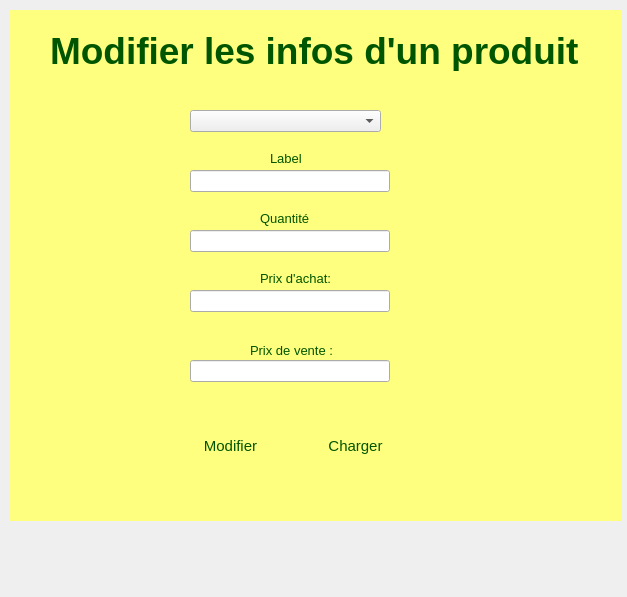
<?xml version="1.0" encoding="UTF-8"?>
<ui version="4.0">
 <class>Modifier</class>
 <widget class="QDialog" name="Modifier">
  <property name="geometry">
   <rect>
    <x>0</x>
    <y>0</y>
    <width>627</width>
    <height>597</height>
   </rect>
  </property>
  <property name="font">
   <font>
    <pointsize>10</pointsize>
   </font>
  </property>
  <property name="windowTitle">
   <string>Dialog</string>
  </property>
  <widget class="QWidget" name="widget" native="true">
   <property name="geometry">
    <rect>
     <x>10</x>
     <y>10</y>
     <width>611</width>
     <height>581</height>
    </rect>
   </property>
   <widget class="QLabel" name="label">
    <property name="geometry">
     <rect>
      <x>0</x>
      <y>0</y>
      <width>611</width>
      <height>511</height>
     </rect>
    </property>
    <property name="styleSheet">
     <string notr="true">background-color: rgb(255, 255, 127);</string>
    </property>
    <property name="text">
     <string/>
    </property>
   </widget>
   <widget class="QLabel" name="label_2">
    <property name="geometry">
     <rect>
      <x>40</x>
      <y>20</y>
      <width>541</width>
      <height>41</height>
     </rect>
    </property>
    <property name="font">
     <font>
      <pointsize>20</pointsize>
     </font>
    </property>
    <property name="styleSheet">
     <string notr="true">color:rgb(0, 85, 0);</string>
    </property>
    <property name="text">
     <string>&lt;html&gt;&lt;head/&gt;&lt;body&gt;&lt;p&gt;&lt;span style=&quot; font-size:28pt; font-weight:700;&quot;&gt;Modifier les infos d'un produit&lt;/span&gt;&lt;/p&gt;&lt;/body&gt;&lt;/html&gt;</string>
    </property>
   </widget>
   <widget class="QLabel" name="label_3">
    <property name="geometry">
     <rect>
      <x>250</x>
      <y>200</y>
      <width>55</width>
      <height>16</height>
     </rect>
    </property>
    <property name="font">
     <font>
      <pointsize>10</pointsize>
     </font>
    </property>
    <property name="styleSheet">
     <string notr="true">color:rgb(0, 85, 0);</string>
    </property>
    <property name="text">
     <string>Quantité</string>
    </property>
   </widget>
   <widget class="QLabel" name="label_5">
    <property name="geometry">
     <rect>
      <x>240</x>
      <y>330</y>
      <width>141</width>
      <height>20</height>
     </rect>
    </property>
    <property name="font">
     <font>
      <pointsize>10</pointsize>
     </font>
    </property>
    <property name="styleSheet">
     <string notr="true">color:rgb(0, 85, 0);</string>
    </property>
    <property name="text">
     <string>Prix de vente :</string>
    </property>
   </widget>
   <widget class="QPushButton" name="pushButton">
    <property name="geometry">
     <rect>
      <x>140</x>
      <y>410</y>
      <width>161</width>
      <height>51</height>
     </rect>
    </property>
    <property name="font">
     <font>
      <pointsize>11</pointsize>
     </font>
    </property>
    <property name="styleSheet">
     <string notr="true">QPushButton#pushButton{

	color:rgb(0, 85, 0);
	border-radius:0px;
}
</string>
    </property>
    <property name="text">
     <string>Modifier</string>
    </property>
   </widget>
   <widget class="QLabel" name="label_8">
    <property name="geometry">
     <rect>
      <x>250</x>
      <y>260</y>
      <width>91</width>
      <height>16</height>
     </rect>
    </property>
    <property name="font">
     <font>
      <pointsize>10</pointsize>
     </font>
    </property>
    <property name="styleSheet">
     <string notr="true">color:rgb(0, 85, 0);</string>
    </property>
    <property name="text">
     <string>Prix d'achat:</string>
    </property>
   </widget>
   <widget class="QComboBox" name="comboBox">
    <property name="geometry">
     <rect>
      <x>180</x>
      <y>100</y>
      <width>191</width>
      <height>22</height>
     </rect>
    </property>
   </widget>
   <widget class="QPushButton" name="pushButton_2">
    <property name="geometry">
     <rect>
      <x>260</x>
      <y>410</y>
      <width>171</width>
      <height>51</height>
     </rect>
    </property>
    <property name="font">
     <font>
      <pointsize>11</pointsize>
     </font>
    </property>
    <property name="styleSheet">
     <string notr="true">QPushButton#pushButton_2{
	color:rgb(0, 85, 0);
	border-radius:0px;
}
</string>
    </property>
    <property name="text">
     <string>Charger</string>
    </property>
   </widget>
   <widget class="QLabel" name="label_9">
    <property name="geometry">
     <rect>
      <x>260</x>
      <y>140</y>
      <width>61</width>
      <height>16</height>
     </rect>
    </property>
    <property name="styleSheet">
     <string notr="true">color:rgb(0, 85, 0);</string>
    </property>
    <property name="text">
     <string>Label</string>
    </property>
   </widget>
   <widget class="QLineEdit" name="lineEdit">
    <property name="geometry">
     <rect>
      <x>180</x>
      <y>160</y>
      <width>200</width>
      <height>22</height>
     </rect>
    </property>
   </widget>
   <widget class="QLineEdit" name="lineEdit_2">
    <property name="geometry">
     <rect>
      <x>180</x>
      <y>220</y>
      <width>200</width>
      <height>22</height>
     </rect>
    </property>
   </widget>
   <widget class="QLineEdit" name="lineEdit_3">
    <property name="geometry">
     <rect>
      <x>180</x>
      <y>280</y>
      <width>200</width>
      <height>22</height>
     </rect>
    </property>
   </widget>
   <widget class="QLineEdit" name="lineEdit_4">
    <property name="geometry">
     <rect>
      <x>180</x>
      <y>350</y>
      <width>200</width>
      <height>22</height>
     </rect>
    </property>
   </widget>
  </widget>
 </widget>
 <resources/>
 <connections/>
</ui>
